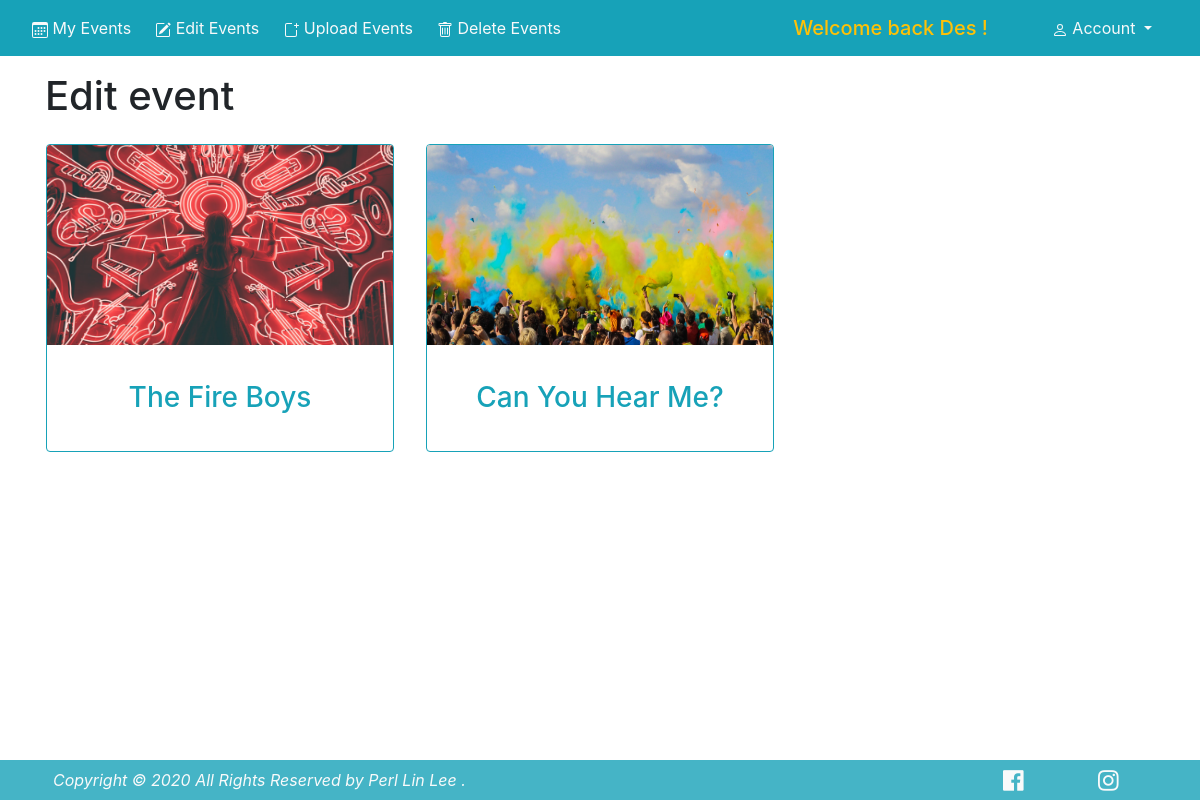
The app's page /venuemanager/vmedit2.php?Ecategoryid=1 (signed in), older data.
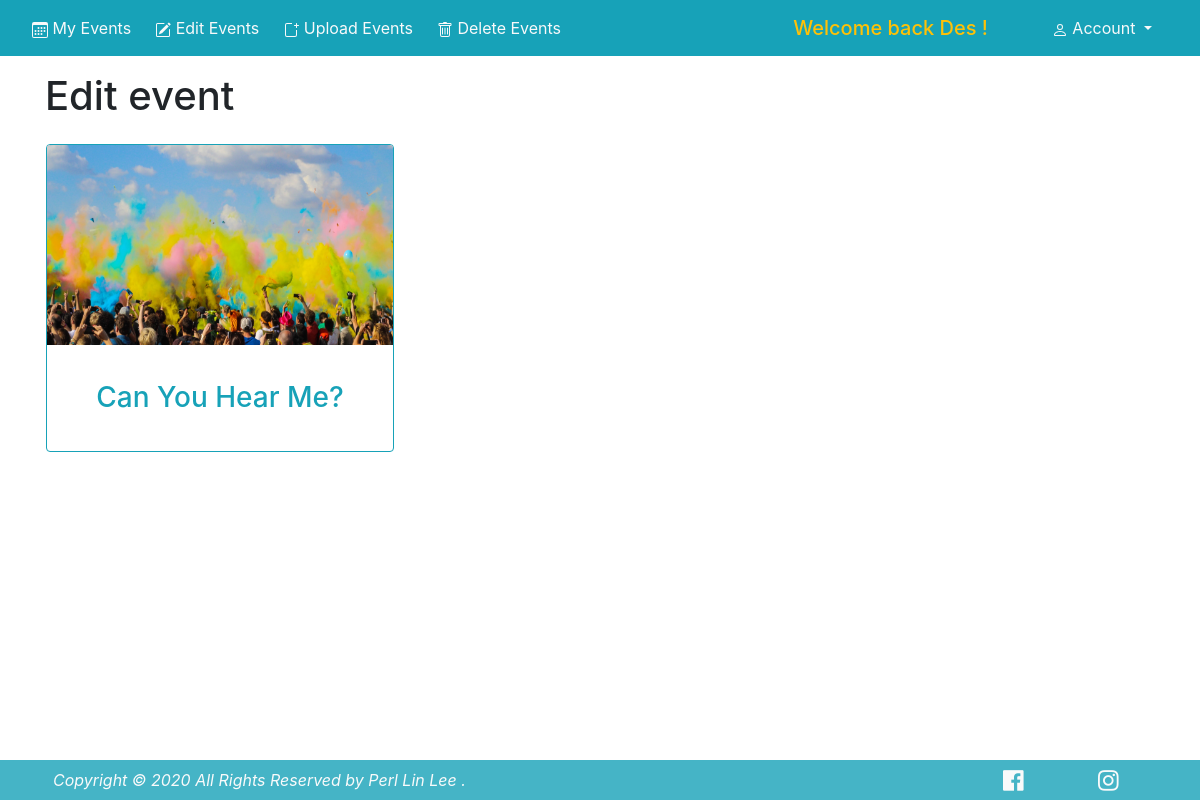
The same page, newer data.
### tables this page shows
CREATE TABLE `2020_event` (
  `eid` int(11) NOT NULL,
  `etitle` varchar(255) NOT NULL,
  `evenue` varchar(255) NOT NULL,
  `edes` longtext NOT NULL,
  `edate` date NOT NULL,
  `etime` time NOT NULL,
  `eimage` longtext NOT NULL,
  `ecatid` int(11) NOT NULL,
  `evmid` int(11) NOT NULL
);

### venuemanager/vmedit2.php (the view, shortened to what this page needs)
<?php
include("../conn.php");
if (isset($_SESSION['VMid_40245529'])) {
    $venuemanager = $_SESSION['VMid_40245529'];
}
$Eventcategoryid = $_GET['Ecategoryid'];
$readquery = "SELECT 2020_event.etitle, 2020_event.eimage,2020_event.eid
              FROM 2020_event
              INNER JOIN 2020_eventcat
              ON
              2020_event.ecatid= 2020_eventcat.etid
              INNER JOIN 2020_venuemanager
              ON
              2020_event.evmid= 2020_venuemanager.vmid
              WHERE 2020_event.ecatid ='$Eventcategoryid' AND 2020_event.evmid='$venuemanager' ";
$readresult = $conn->query($readquery);
?>
<html>
<?php
include("../layouts/venuemanager/head.php");
?>
<body>
    <?php include("../venuemanager/components/navbar.php") ?>
    <div id="vmEdit2Div" class="container">
        <div class="d-flex text-align-center pt-3">
            <h1>Edit event</h1>
        </div>
        <div class="row">
            <?php
            while ($rowread = $readresult->fetch_assoc()) {
                $Eventid = $rowread['eid'];
                $Eventtitle = $rowread['etitle'];
                $Eventimage = $rowread['eimage'];
            ?>
                <div class="col-4 p-3">
                    <a class="text-info" href='vmedit3.php?eventid=<?php echo $Eventid ?>'>
                        <div class="card border-info">
                            <img class="card-img-top" src="../image/<?php echo $Eventimage ?>" alt="Card image cap" height="200px" width="200px">
                            <div class="card-body">
                                <div class="d-flex justify-content-center align-items-center p-3">
                                    <h3 class="card-text"><?php echo $Eventtitle ?></h3>
                                </div>
                            </div>
                        </div>
                    </a>
                </div>
            <?php
            }
            ?>
        </div>
    </div>
    <?php
    include("../venuemanager/components/footer.php")
    ?>
</body>
</html>

Row changes from the older to the newer data that the page shows:
no longer on this page (row edited): 2020_event: eimage (picture), etitle "The Fire Boys"
